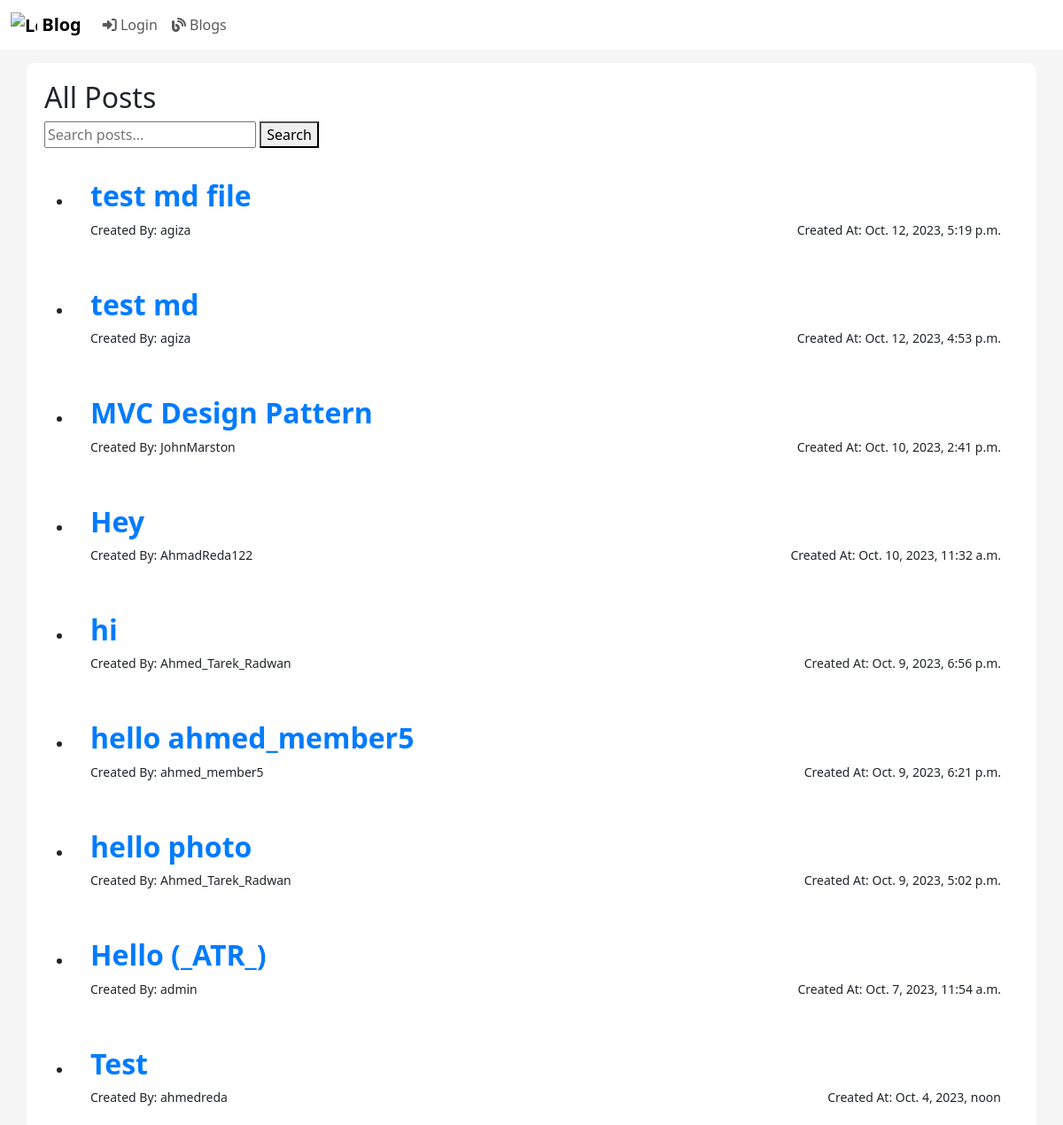
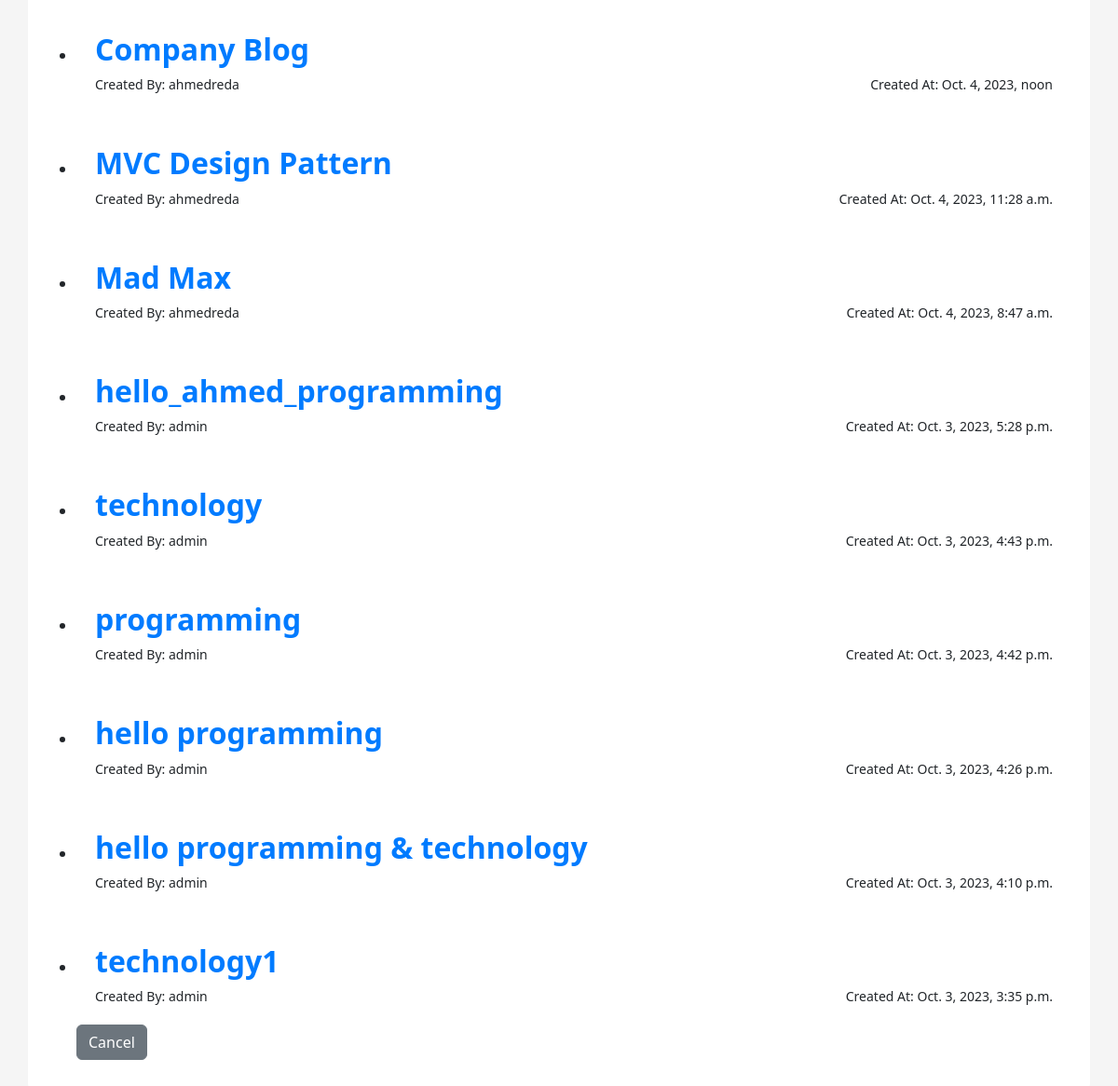
Screenshot of /publish/ with the database file from the repository (2 pictures, top to bottom).
### myApp/models.py (models this page shows, shortened)
class Blog(models.Model):
  ID = models.BigAutoField(auto_created = True, primary_key=True, verbose_name="ID")
  title = models.CharField(max_length=200)
  content = models.TextField()
  author = models.ForeignKey(User, on_delete=models.CASCADE, blank=False)
  created_at = models.DateTimeField(auto_now_add=True, blank=True)
  updated_at = models.DateTimeField(auto_now=True)
  is_draft = models.BooleanField(default=True)
  publish_status = models.CharField(max_length=10, choices=[('draft', 'Draft'), ('published', 'Published')], default='draft')
  tags = models.ManyToManyField(Tag,related_name="tag_posts")
  categories = models.ManyToManyField(Category)
  company = models.ForeignKey(Company, on_delete=models.SET_NULL, blank=True, null=True)

### myApp/views.py (the view)
# urls.py: path('publish/', views.publish_blog_post, name='publish_blog_post'),
def publish_blog_post(request):
    query = request.GET.get('q')
    posts = Blog.objects.filter(publish_status='published').order_by('-created_at')
    if query:
        posts = posts.filter(title__icontains=query)  # You can add more filters if needed
    return render(request, 'Blog/publish.html', {'posts': posts, 'query': query})

### myApp/templates/Blog/publish.html (shortened to what this page needs)
<!DOCTYPE html>
<html lang="en">
	{% load static %} {% load crispy_forms_tags %}
	<head>
		<link href="{% static 'css/bootstrap.css' %}" rel="stylesheet" />
		<link href="{% static 'css/home.css' %}" rel="stylesheet" />
	</head>
	<body>
{% include "Blog/blogNavBar.html" %}
<div class="container">
    <h2 class="page-title">All Posts</h2>
    <form method="get" class="search-form">
        <input type="text" name="q" placeholder="Search posts..." {% if query %}value="{{ query }}"{% endif %}>
        <button type="submit">Search</button>
    </form>
    <ul class="post-list">
        {% for post in posts %}
        <li class="container-sm container">
            <h2><a href="{% url "blogPage" id=post.ID %}">{{ post.title }}</a></h2>
            <div class="little">
                <div>Created By: {{ post.author.username }}</div>
                <div>Created At: {{ post.created_at }}</div>
            </div>
        </li>
        {% endfor %}
        <a href="{% url 'showBlogs'%}" class="btn btn-secondary">Cancel</a>
    </ul>
</div>
    </body>
</html>

### static/css/home.css (style rules this page uses)
body { background-color: #f5f5f5; }
.little { font-size: 14px; display: flex; justify-content: space-between; }
a { text-decoration: none; color: #007bff; font-weight: 700; }
.container { background-color: white; padding: 20px; margin-top: 15px; border-radius: 10px; box-shadow: 0 0 0 1.5px rgba(var(--grey-900), 0.05); }

### rows the page displays
Blog: title "test md file", author.username "agiza", created_at "Oct. 12, 2023, 5:19 p.m."
Blog: title "test md", author.username "agiza", created_at "Oct. 12, 2023, 4:53 p.m."
Blog: title "MVC Design Pattern", author.username "JohnMarston", created_at "Oct. 10, 2023, 2:41 p.m."
Blog: title "Hey", author.username "AhmadReda122", created_at "Oct. 10, 2023, 11:32 a.m."
Blog: title "hi", author.username "Ahmed_Tarek_Radwan", created_at "Oct. 9, 2023, 6:56 p.m."
Blog: title "hello ahmed_member5", author.username "ahmed_member5", created_at "Oct. 9, 2023, 6:21 p.m."
Blog: title "hello photo", author.username "Ahmed_Tarek_Radwan", created_at "Oct. 9, 2023, 5:02 p.m."
Blog: title "Hello (_ATR_)", author.username "admin", created_at "Oct. 7, 2023, 11:54 a.m."
Blog: title "Test", author.username "ahmedreda", created_at "Oct. 4, 2023, noon"
Blog: title "Company Blog", author.username "ahmedreda", created_at "Oct. 4, 2023, noon"
Blog: title "MVC Design Pattern", author.username "ahmedreda", created_at "Oct. 4, 2023, 11:28 a.m."
Blog: title "Mad Max", author.username "ahmedreda", created_at "Oct. 4, 2023, 8:47 a.m."
Blog: title "hello_ahmed_programming", author.username "admin", created_at "Oct. 3, 2023, 5:28 p.m."
Blog: title "technology", author.username "admin", created_at "Oct. 3, 2023, 4:43 p.m."
Blog: title "programming", author.username "admin", created_at "Oct. 3, 2023, 4:42 p.m."
Blog: title "hello programming", author.username "admin", created_at "Oct. 3, 2023, 4:26 p.m."
Blog: title "hello programming & technology", author.username "admin", created_at "Oct. 3, 2023, 4:10 p.m."
Blog: title "technology1", author.username "admin", created_at "Oct. 3, 2023, 3:35 p.m."
